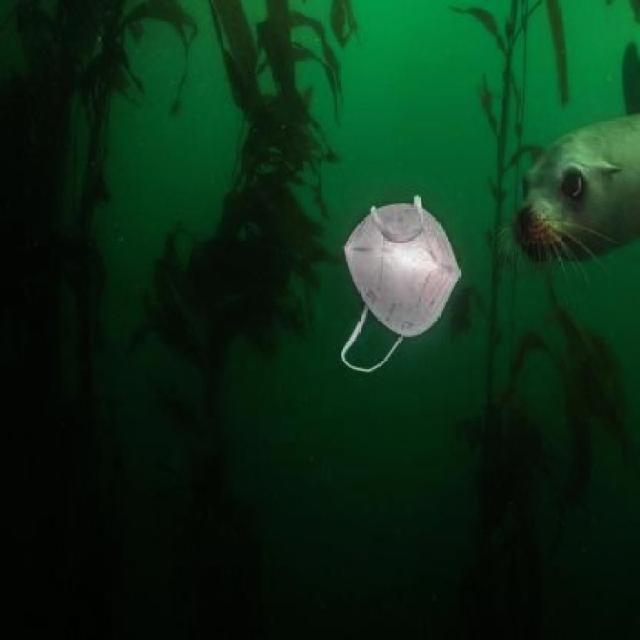
#> input picture ai-service/datasets/trash_data/test/images/STOCK_DSC8177_3opix2_jpg.rf.775197d36dd05500a8c2c62cd4420f35.jpg, 640 x 640 px
$ python -i image_proc.py   (imports and definitions only)   (older library calls are emulated)
#> lines starting #> are read from the running program, lines starting #| are printed output that depends on the picture; after the words box and inside, x2 and y2 are one past the last pixel; in counts of white or black regions, pixels touching at a corner belong together
#> further down, picture is the input picture: shape (640, 640, 3); mean B, G, R 22.8, 45.3, 11.9
import cv2
import numpy as np

def detect_algae_bloom(img_array):
    """
    DETECT ALGAE (No training needed)
    Logic: Algae makes water excessively green. We measure the "Green Saturation".
    """
    # Convert to HSV color space (better for color detection)
    hsv = cv2.cvtColor(img_array, cv2.COLOR_BGR2HSV)
#> hsv: shape (640, 640, 3); mean H, S, V 65.9, 191.1, 45.5

    # Define the "Algae Green" color range
    lower_green = np.array([35, 50, 50])  # Light green
    upper_green = np.array([85, 255, 255]) # Dark muck green

    # Create a mask (1 for green pixels, 0 for others)
    mask = cv2.inRange(hsv, lower_green, upper_green)
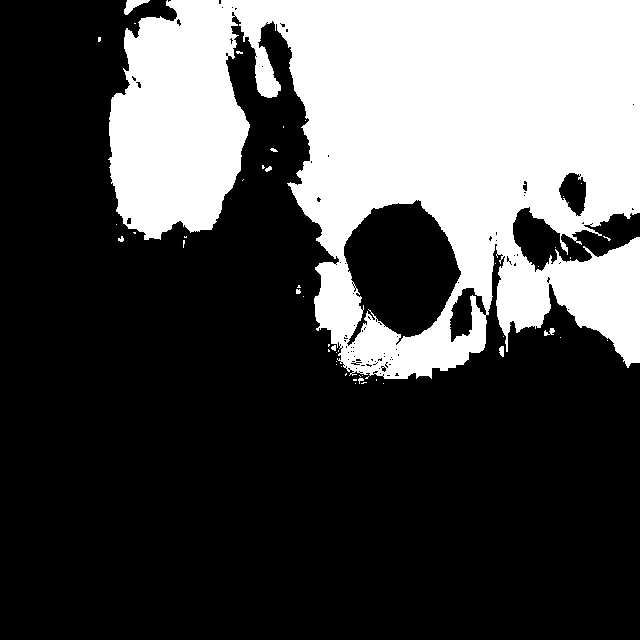
#> mask: shape (640, 640); 31.1% white; 49 white regions (40 under 20 px), largest, box (x1, y1, x2, y2) and area: (108, 0, 640, 379) 126885, (124, 0, 150, 15) 178, (544, 328, 555, 336) 48

    # Count how much of the image is green
    total_pixels = img_array.shape[0] * img_array.shape[1]
#> total_pixels = 409600
    green_pixels = cv2.countNonZero(mask)
#> green_pixels = 127437
    ratio = (green_pixels / total_pixels) * 100
#> ratio = 31.11

    return {
        "detected": ratio > 15.0, # If >15% of image is green bloom
        "severity": round(ratio, 2),
        "status": "Critical Algae Bloom" if ratio > 40 else "Moderate Algae" if ratio > 15 else "Clear"
    }

def estimate_microplastics(img_array):
    """
    DETECT MICROPLASTICS PROXY (Turbidity)
    Logic: Microplastics make water cloudy. We measure 'Edge Sharpness'.
    Clear water = Sharp edges. Polluted water = Blurry.
    """
    gray = cv2.cvtColor(img_array, cv2.COLOR_BGR2GRAY)

    # Laplacian Variance measures "focus". Low variance = Blurry = Turbid.
    clarity_score = cv2.Laplacian(gray, cv2.CV_64F).var()

    # Invert score: High Clarity (500) -> Low Turbidity (0)
    # Low Clarity (50) -> High Turbidity (100)
    turbidity_index = max(0, min(100, 100 - (clarity_score / 5)))

    return {
        "turbidity_index": round(turbidity_index, 2),
        "risk_level": "High Microplastic Risk" if turbidity_index > 80 else "Low Risk"
    }

>>> import cv2
>>> picture = cv2.imread('../datasets/trash_data/test/images/STOCK_DSC8177_3opix2_jpg.rf.775197d36dd05500a8c2c62cd4420f35.jpg')
>>> result = detect_algae_bloom(picture)
#> result = {'detected': True, 'severity': 31.11, 'status': 'Moderate Algae'}
